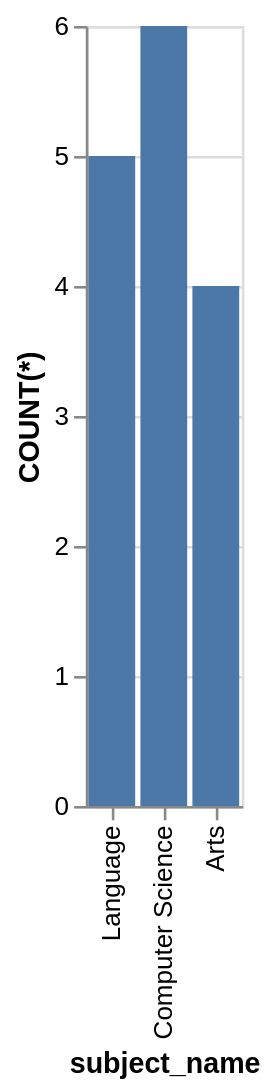

Express this chart as Vega-Lite.
### Vega-Lite specification from a JSON file in a GitHub repository (floating-point values rounded to 4 significant figures)
{"data": {"values": [{"x_data": "Language", "y_data": 5}, {"x_data": "Computer Science", "y_data": 6}, {"x_data": "Arts", "y_data": 4}]}, "mark": "bar", "encoding": {"x": {"field": "x_data", "type": "nominal", "title": "subject_name", "sort": "descending"}, "y": {"field": "y_data", "type": "quantitative", "title": "COUNT(*)"}}}
